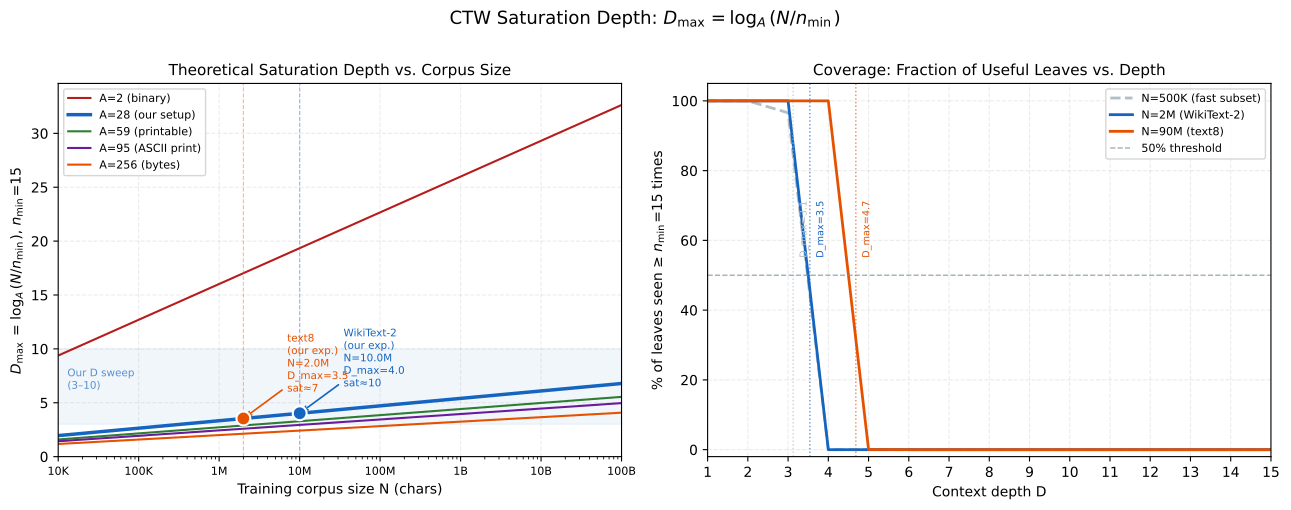

Write the Python code that produced this figure.
"""
Theoretical D_max analysis: at what context depth does a CTW tree saturate?

D_max = log_A(N / n_min)

Where:
  N     = training corpus size (chars)
  A     = alphabet size
  n_min = minimum child count threshold (15 in our setup)

The formula says: beyond depth D_max, the average leaf has been seen fewer than
n_min times, so backoff fires on most paths and additional depth buys nothing.

This script:
  1. Plots D_max vs. corpus size N for several alphabet sizes (A=2,28,59,95,256)
  2. Marks our WikiText-2 and text8 operating points
  3. Overlays empirical CTW saturation depths from full_results_*.json (if found)
  4. Shows a secondary axis: "% of leaves seen ≥ n_min" vs. depth

Saves: experiments/dmax_theory.pdf / .png

Usage:
    python experiments/dmax_theory.py
    python experiments/dmax_theory.py --nmin 5 --nmin 15 --nmin 50   # compare thresholds
    python experiments/dmax_theory.py --ctw_json experiments/full_results_*.json
"""

import sys, os
sys.path.insert(0, os.path.dirname(os.path.dirname(__file__)))

import argparse
import json
import math
import glob


# -----------------------------------------------------------------------
# Core formula
# -----------------------------------------------------------------------

def dmax(N: float, A: int, n_min: int = 15) -> float:
    """Theoretical maximum useful CTW depth."""
    if N <= 0 or A <= 1 or n_min <= 0:
        return 0.0
    return math.log(N / n_min) / math.log(A)


def expected_leaf_count(N: float, A: int, depth: int) -> float:
    """Expected number of training chars at a depth-D leaf = N / A^D."""
    return N / (A ** depth)


def fraction_seen(N: float, A: int, depth: int, n_min: int = 15) -> float:
    """
    Fraction of depth-D leaves that have been seen ≥ n_min times.
    Approximates each leaf as Poisson(lambda = N / A^D).
    """
    import math
    lam = N / (A ** depth)
    if lam == 0:
        return 0.0
    # P(Poisson(lam) >= n_min)  = 1 - CDF(n_min - 1)
    # Use incomplete gamma: P(X >= k) = Gamma(k, lam) / (k-1)!
    # Simple direct sum for small n_min:
    prob_lt = 0.0
    for k in range(n_min):
        prob_lt += math.exp(-lam) * (lam ** k) / math.factorial(k)
        if prob_lt >= 1.0:
            return 0.0
    return max(0.0, 1.0 - prob_lt)


# -----------------------------------------------------------------------
# Load empirical saturation depth from results JSON
# -----------------------------------------------------------------------

def empirical_saturation(json_path: str) -> tuple[int | None, float | None]:
    """
    Find the depth where CTW BPC stops improving (saturation).
    Returns (saturation_depth, train_chars).
    """
    try:
        with open(json_path) as f:
            data = json.load(f)
        results = data.get("ctw_results", [])
        if len(results) < 2:
            return None, data.get("train_chars")
        # Find first depth where improvement < 0.001 bpc
        best_bpc  = results[0]["bpc"]
        best_d    = results[0]["depth"]
        sat_d     = None
        for r in results[1:]:
            improvement = best_bpc - r["bpc"]
            if improvement < 0.001:
                sat_d = r["depth"]
                break
            best_bpc = r["bpc"]
            best_d   = r["depth"]
        if sat_d is None:
            sat_d = results[-1]["depth"]
        return sat_d, data.get("train_chars")
    except Exception:
        return None, None


# -----------------------------------------------------------------------
# Main
# -----------------------------------------------------------------------

def main():
    parser = argparse.ArgumentParser()
    parser.add_argument("--nmin",    type=int, nargs="+", default=[15],
                        help="min_child_count threshold(s) to plot (default: 15)")
    parser.add_argument("--ctw_json", default=None,
                        help="Path to full_results_*.json (auto-discovered if omitted)")
    parser.add_argument("--ptb_json", default=None,
                        help="Path to ptb_results_*.json (text8, auto-discovered if omitted)")
    parser.add_argument("--out",     default=None)
    args = parser.parse_args()

    exp_dir = os.path.dirname(__file__)
    out_prefix = args.out or os.path.join(exp_dir, "dmax_theory")

    # Auto-discover result files
    def find_latest(pattern):
        files = sorted(glob.glob(pattern))
        return files[-1] if files else None

    ctw_json = args.ctw_json or find_latest(os.path.join(exp_dir, "full_results_*.json"))
    ptb_json = args.ptb_json or find_latest(os.path.join(exp_dir, "ptb_results_*.json"))

    try:
        import matplotlib
        matplotlib.use("Agg")
        import matplotlib.pyplot as plt
        import numpy as np
    except ImportError:
        print("matplotlib not installed — run: pip install matplotlib")
        _print_table(args.nmin)
        return

    # -----------------------------------------------------------------------
    # Figure layout: 2 panels side by side
    # Panel 1: D_max vs. corpus size N  (several alphabets + our points)
    # Panel 2: Fraction of leaves seen  vs. depth  (fixed N=2M, A=28)
    # -----------------------------------------------------------------------

    fig, (ax1, ax2) = plt.subplots(1, 2, figsize=(13, 5))

    # ---- Corpus sizes: 10K to 100B chars ----
    N_vals = np.logspace(4, 11, 500)

    # ---- Panel 1: D_max vs. N ----
    alphabet_specs = [
        (2,   "A=2 (binary)",       "#B71C1C"),
        (28,  "A=28 (our setup)",   "#1565C0"),
        (59,  "A=59 (printable)",   "#2E7D32"),
        (95,  "A=95 (ASCII print)", "#6A1B9A"),
        (256, "A=256 (bytes)",      "#E65100"),
    ]

    n_min_primary = args.nmin[0]
    for A, label, color in alphabet_specs:
        dmaxs = [dmax(N, A, n_min_primary) for N in N_vals]
        lw = 2.5 if A == 28 else 1.5
        ax1.plot(N_vals, dmaxs, color=color, linewidth=lw, label=label)

    # Additional n_min thresholds for A=28
    colors_nmin = ["#1565C0", "#0288D1", "#26C6DA"]
    for idx, nm in enumerate(args.nmin[1:]):
        dmaxs = [dmax(N, 28, nm) for N in N_vals]
        ax1.plot(N_vals, dmaxs, color=colors_nmin[idx % 3], linewidth=1.5,
                 linestyle=":", label=f"A=28, n_min={nm}")

    # Our operating points
    points = []
    if ctw_json and os.path.exists(ctw_json):
        sat_d, train_chars = empirical_saturation(ctw_json)
        if train_chars:
            d_theory = dmax(train_chars, 28, n_min_primary)
            points.append(("WikiText-2\n(our exp.)", train_chars, d_theory,
                           sat_d, "#1565C0"))

    if ptb_json and os.path.exists(ptb_json):
        sat_d2, train_chars2 = empirical_saturation(ptb_json)
        if train_chars2:
            d_theory2 = dmax(train_chars2, 28, n_min_primary)
            points.append(("text8\n(our exp.)", train_chars2, d_theory2,
                           sat_d2, "#E65100"))

    for label, N_pt, d_theory, sat_d, color in points:
        ax1.scatter([N_pt], [d_theory], s=100, zorder=6, color=color,
                    edgecolors="white", linewidths=1.5)
        ax1.annotate(
            f"{label}\nN={N_pt/1e6:.1f}M\nD_max={d_theory:.1f}" +
            (f"\nsat≈{sat_d}" if sat_d else ""),
            xy=(N_pt, d_theory),
            xytext=(N_pt * 3.5, d_theory + 2.5),
            fontsize=7.5, color=color,
            arrowprops=dict(arrowstyle="->", color=color, lw=1.2),
        )
        # Vertical guide line
        ax1.axvline(N_pt, color=color, linestyle="--", linewidth=0.8, alpha=0.4)

    # Our actual depth range (D=3..10)
    ax1.axhspan(3, 10, alpha=0.06, color="#1565C0", zorder=0)
    ax1.text(1e4 * 1.3, 6.3, "Our D sweep\n(3–10)", fontsize=7.5,
             color="#1565C0", alpha=0.7)

    ax1.set_xscale("log")
    ax1.set_xlabel("Training corpus size N (chars)", fontsize=10)
    ax1.set_ylabel(f"$D_{{\\max}}$ = $\\log_A(N / n_{{\\min}})$, $n_{{\\min}}$={n_min_primary}",
                   fontsize=10)
    ax1.set_title("Theoretical Saturation Depth vs. Corpus Size", fontsize=11)
    ax1.legend(fontsize=8, loc="upper left")
    ax1.grid(True, alpha=0.25, linestyle="--")
    ax1.set_xlim(N_vals[0], N_vals[-1])
    ax1.set_ylim(0, max(20, dmax(N_vals[-1], 2, n_min_primary) + 2))

    # X-axis tick labels in readable form
    ax1.set_xticks([1e4, 1e5, 1e6, 1e7, 1e8, 1e9, 1e10, 1e11])
    ax1.set_xticklabels(["10K", "100K", "1M", "10M", "100M", "1B", "10B", "100B"],
                        fontsize=8)

    # ---- Panel 2: Fraction of leaves seen >= n_min vs. depth ----
    depths = list(range(1, 16))
    N_scenarios = [
        (500_000,   "N=500K (fast subset)", "#B0BEC5", "--"),
        (2_000_000, "N=2M (WikiText-2)",    "#1565C0", "-"),
        (90_000_000,"N=90M (text8)",        "#E65100", "-"),
    ]

    for N_scen, label, color, ls in N_scenarios:
        fracs = [fraction_seen(N_scen, 28, d, n_min_primary) * 100 for d in depths]
        ax2.plot(depths, fracs, color=color, linestyle=ls, linewidth=2, label=label)

    # Mark D_max for each scenario (where fraction drops below 50%)
    for N_scen, label, color, ls in N_scenarios:
        d_th = dmax(N_scen, 28, n_min_primary)
        ax2.axvline(d_th, color=color, linewidth=1, linestyle=":", alpha=0.7)
        ax2.text(d_th + 0.15, 55,
                 f"D_max={d_th:.1f}",
                 fontsize=7, color=color, rotation=90, va="bottom")

    ax2.axhline(50, color="#78909C", linestyle="--", linewidth=1, alpha=0.7,
                label="50% threshold")
    ax2.set_xlabel("Context depth D", fontsize=10)
    ax2.set_ylabel(f"% of leaves seen ≥ $n_{{\\min}}$={n_min_primary} times", fontsize=10)
    ax2.set_title("Coverage: Fraction of Useful Leaves vs. Depth", fontsize=11)
    ax2.legend(fontsize=8, loc="upper right")
    ax2.grid(True, alpha=0.25, linestyle="--")
    ax2.set_xlim(1, 15)
    ax2.set_ylim(-2, 105)
    ax2.set_xticks(depths)

    plt.suptitle(
        "CTW Saturation Depth: $D_{\\max} = \\log_A(N / n_{\\min})$",
        fontsize=13, y=1.01,
    )
    plt.tight_layout()

    for ext in ("pdf", "png"):
        path = f"{out_prefix}.{ext}"
        fig.savefig(path, dpi=150, bbox_inches="tight")
        print(f"Saved → {path}")
    plt.close(fig)

    # ---- Print table ----
    _print_table(args.nmin, ctw_json, ptb_json)


def _print_table(nmin_list, ctw_json=None, ptb_json=None):
    def find_latest(pattern):
        files = sorted(glob.glob(pattern))
        return files[-1] if files else None

    exp_dir = os.path.dirname(__file__)
    ctw_json = ctw_json or find_latest(os.path.join(exp_dir, "full_results_*.json"))
    ptb_json = ptb_json or find_latest(os.path.join(exp_dir, "ptb_results_*.json"))

    print(f"\n{'='*65}")
    print(f"D_max = log_A(N / n_min)  for A=28 (our 28-char alphabet)")
    print(f"{'='*65}")
    print(f"{'N':>12}  {'n_min':>6}  {'D_max':>8}  Dataset")
    print("-" * 48)

    scenarios = [
        (500_000,    "fast subset (500K)"),
        (2_000_000,  "WikiText-2 (2M)"),
        (90_000_000, "text8 (90M)"),
    ]
    for nm in nmin_list:
        for N, label in scenarios:
            d = dmax(N, 28, nm)
            print(f"{N:>12,}  {nm:>6}  {d:>8.2f}  {label}")
        if nm != nmin_list[-1]:
            print()

    if ctw_json and os.path.exists(ctw_json):
        sat_d, train_chars = empirical_saturation(ctw_json)
        print(f"\n  Empirical saturation (WikiText-2): "
              f"depth ≈ {sat_d}  (theory: {dmax(train_chars, 28, nmin_list[0]):.1f})")
    if ptb_json and os.path.exists(ptb_json):
        sat_d2, train_chars2 = empirical_saturation(ptb_json)
        print(f"  Empirical saturation (text8):       "
              f"depth ≈ {sat_d2}  (theory: {dmax(train_chars2, 28, nmin_list[0]):.1f})")


if __name__ == "__main__":
    main()
